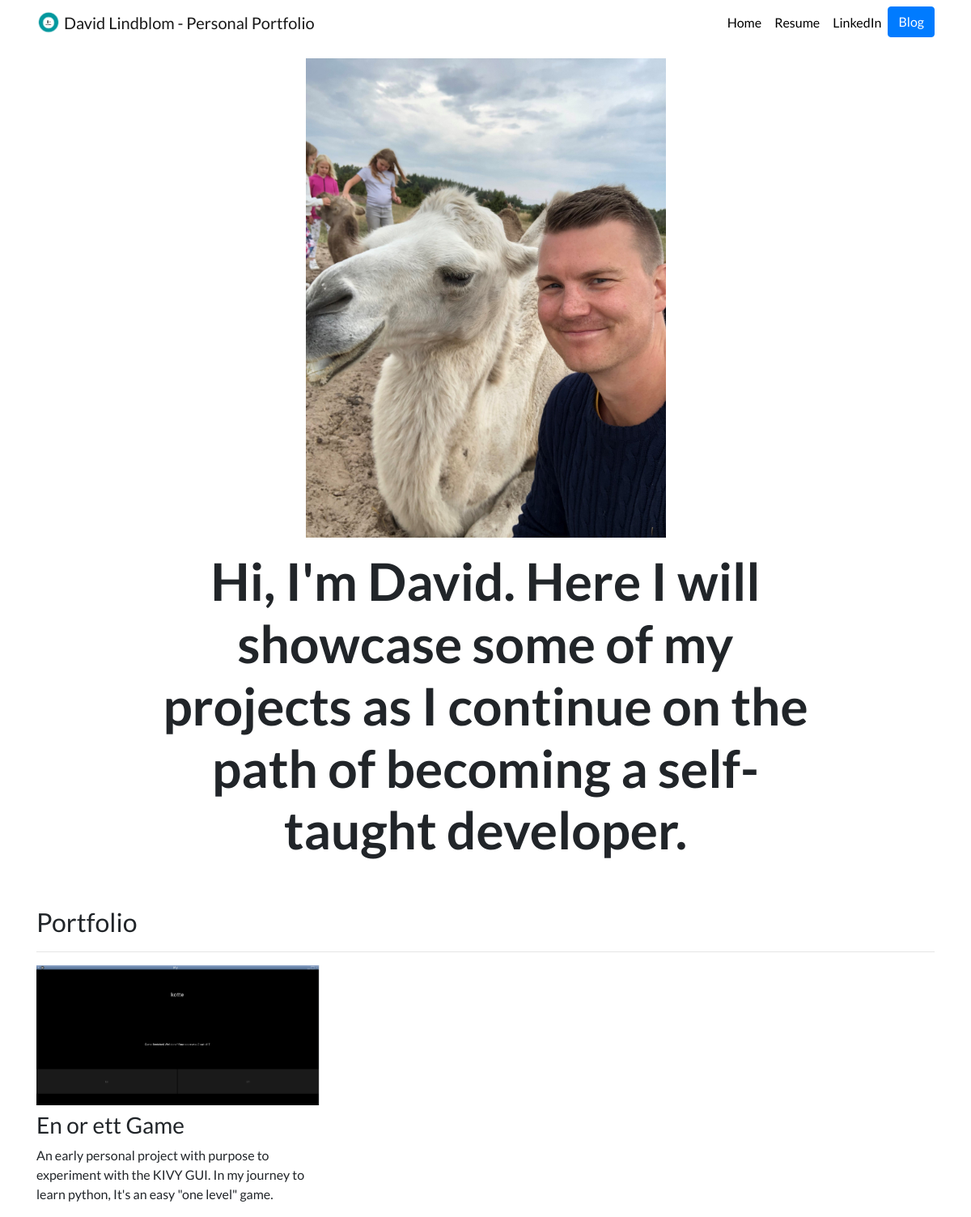
The page / on the database its author committed.
### portfolio/models.py (models this page shows, shortened)
class Project(models.Model):
    title = models.CharField(max_length=100)
    description = models.CharField(max_length=250)
    image = models.ImageField(upload_to='portfolio/images')
    url = models.URLField(blank=True)

### portfolio/views.py (the view)
# urls.py: 2. Add a URL to urlpatterns:  path('', views.home, name='home')
def home(request):
    projects = Project.objects.all()
    return render(request, 'portfolio/home.html',{'projects':projects})

### portfolio/templates/portfolio/home.html
{% extends "portfolio/base.html" %}
{% load static %}
{% block content %}
<div class="row justify-content-center my-3">
    <div class="col-5">
        <img src="{% static "portfolio/bild-david.jpg" %}" class="img-fluid">
    </div>
  </div>
  <div class="row justify-content-center mb-3">
    <div class="col-md-9 text-center">
      <h1 id="hometext" class="font-weight-bold">Hi, I'm David. Here I will showcase some of my projects as I continue on the path of becoming a self-taught developer.</h1>
    </div>
  </div>
  <h2 class="mt-5">Portfolio</h2>
  <hr>
  <div class="row">
    {% for project in projects %}
    <div class="col-lg-4 col-md-6">
      {% if project.url %}
      <a href="{{ project.url }}">
        <img src="{{ project.image.url }}" class="img-fluid mb-2">
      </a>
      {% else %}
      <img src="{{ project.image.url }}" class="img-fluid mb-2">
      {% endif %}
      <h3>{{ project.title }}</h3>
      <p>{{ project.description }}</p>
    </div>
    {% endfor %}
  </div>
  {% endblock %}

### portfolio/templates/portfolio/base.html (shortened to what this page needs)
{% load static %}
<!doctype html>
<html lang="en">
    <head>
        <link rel="stylesheet" href="https://stackpath.bootstrapcdn.com/bootstrap/4.4.1/css/bootstrap.min.css">
        <link rel="stylesheet" href="{% static "portfolio/custom.css" %}">
  </head>
  <body>
    <nav id="topNav" class="navbar navbar-expand-md navbar-light">
        <div class="container">
          <a class="navbar-brand" href="{% url 'home' %}">
            <img src="{% static "portfolio/Logo.png" %}" width="30" height="30" class="d-inline-block align-top" alt="Davids's Logo">
            <span>David Lindblom - Personal Portfolio</span>
        </a>
        <div class="collapse navbar-collapse text-center" id="navbarNav">
            <ul class="navbar-nav ml-auto">
                <li class="nav-item">
                    <a class="nav-link" href="{% url 'home' %}">Home</a>
                  </li>
              <li class="nav-item">
                <a class="nav-link" href="{% static "portfolio/cv.pdf" %}">Resume</a>
              </li>
              <li class="nav-item">
                <a class="nav-link" href="https://www.linkedin.com/in/lindblomdavid/" target="_blank">LinkedIn</a>
              </li>
              <li>
                <a role="button" href="{% url 'blog:all_blogs' %}" class="btn btn-primary">Blog</a>
              </li>
            </ul>
          </div>
        </div>
      </nav>
      <div class="container">
{% block content%}{% endblock%}
  </body>
</html>

### portfolio/static/portfolio/custom.css (style rules this page uses)
.navbar-nav .nav-link { color: rgba(0,0,0,1) !important; }
body { font-family: 'Lato', sans-serif; }
@media (min-width: 992px) { #hometext { font-size: 4rem; } }

### rows shown on the page
Project: image (picture), title "En or ett Game", description "An early personal project with purpose to experiment with the KIVY GUI. In my journey to learn python, It's an easy \"one level\" game."
